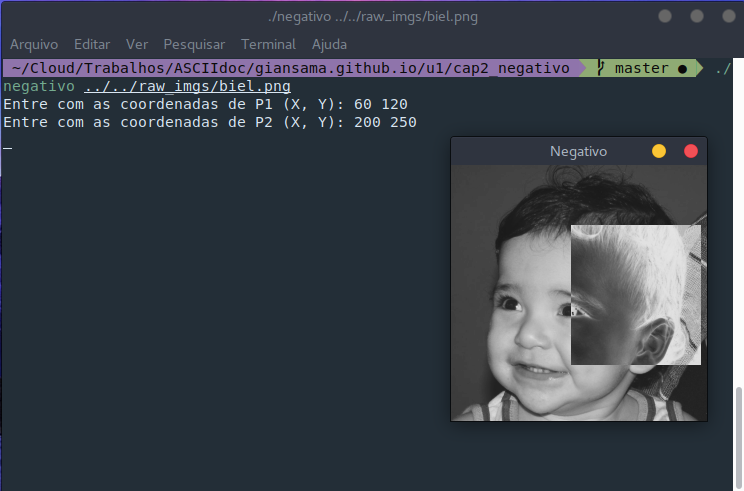
//> input picture u1/cap2_negativo/img_saida.png, 744 x 491 px, given in place of the camera
$ ./equalize   (built with g++ and OpenCV 4)
//> lines starting //> are read from the running program, lines starting //| are printed output that depends on the picture
#include <iostream>
#include <cv.h>
#include <highgui.h>
#include <opencv2/opencv.hpp>
#include "opencv2/imgproc/imgproc.hpp"

using namespace cv;
using namespace std;

int main(int argc, char** argv){
  Mat image;
  int width, height;
  VideoCapture cap;

  vector<Mat> planes;
  Mat histR, histG, histB;
  int nbins = 64;
  float range[] = {0, 256};
  const float *histrange = { range };
  bool uniform = true;
  bool acummulate = false;

  cap.open(0);  //seleciona a camera


  if(!cap.isOpened()){
    cout << "cameras indisponiveis";
    return -1;
  }

  width  = cap.get(CV_CAP_PROP_FRAME_WIDTH);
  height = cap.get(CV_CAP_PROP_FRAME_HEIGHT);

  cout << "largura = " << width << endl;
  cout << "altura  = " << height << endl;

  int histw = nbins, histh = nbins/2;
  Mat histImgR(histh, histw, CV_8UC3, Scalar(0,0,0));
  Mat histImgG(histh, histw, CV_8UC3, Scalar(0,0,0));
  Mat histImgB(histh, histw, CV_8UC3, Scalar(0,0,0));

  while(1){

    cap >> image;
//> image is the input picture: 491 rows x 744 cols, CV_8UC3; mean B, G, R 73, 64.4, 57.5
    //Redimensionar a captura
    resize(image, image, Size(640, 360));
//> image: 360 rows x 640 cols, CV_8UC3
    ///////////////////////////////////////////////////////////////////////////////////////////////////
    // EQUALIZAÇÃO
    ///////////////////////////////////////////////////////////////////////////////////////////////////

    //Separa a imagem capturada em três canais que são armazenados em "planes"
    split (image, planes);
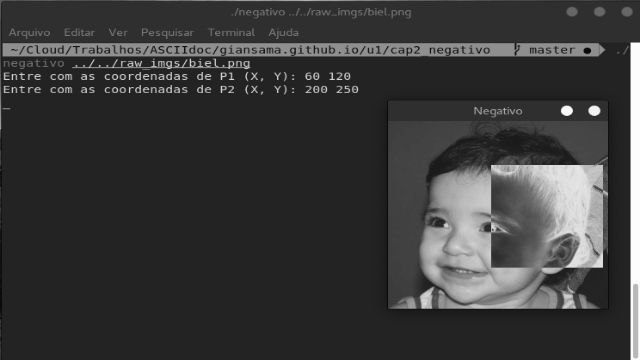
//> planes[2]: 360 rows x 640 cols, CV_8UC1; min 4, max 252, mean 57.5

    //Equalização das capturas
    equalizeHist(planes[0], planes[0]);
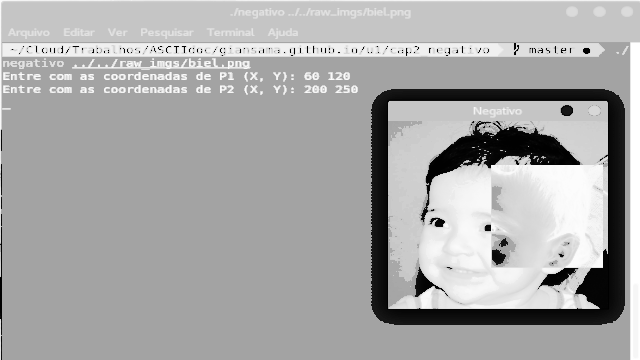
//> planes[0]: 360 rows x 640 cols, CV_8UC1; min 0, max 255, mean 168.1
    equalizeHist(planes[1], planes[1]);
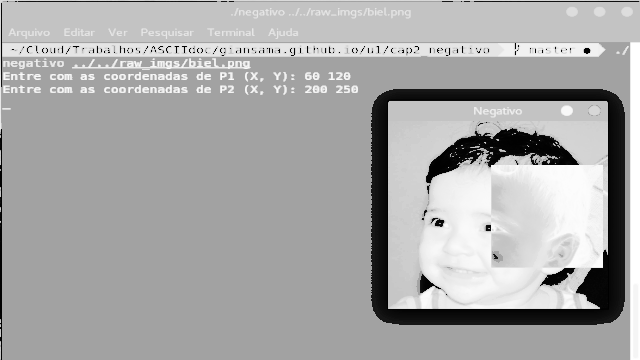
//> planes[1]: 360 rows x 640 cols, CV_8UC1; min 0, max 255, mean 168.1
    equalizeHist(planes[2], planes[2]);
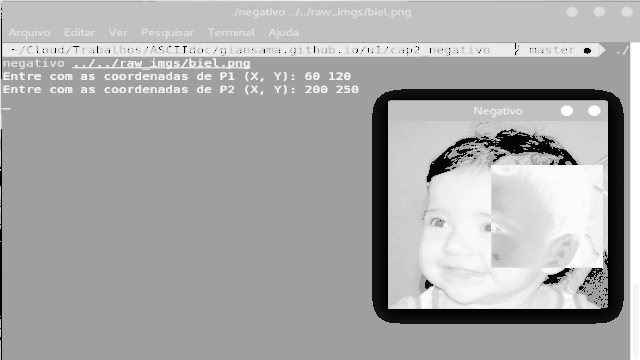
//> planes[2]: 360 rows x 640 cols, CV_8UC1; min 0, max 255, mean 168.8

    //Utilizamos  a função merge() para unir os planos ou canais equalizados em image.
    merge(planes, image);
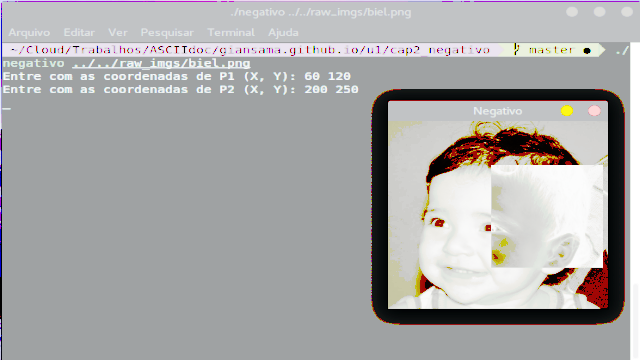
//> image: 360 rows x 640 cols, CV_8UC3; mean B, G, R 168.1, 168.1, 168.8

    ///////////////////////////////////////////////////////////////////////////////////////////////////


    calcHist(&planes[0], 1, 0, Mat(), histR, 1,
             &nbins, &histrange,
             uniform, acummulate);
//> histR = 64 values, max 127367 at index 40, min 0 at index 6, mean 3600
    calcHist(&planes[1], 1, 0, Mat(), histG, 1,
             &nbins, &histrange,
             uniform, acummulate);
//> histG = 64 values, max 128072 at index 40, min 0 at index 6, mean 3600
    calcHist(&planes[2], 1, 0, Mat(), histB, 1,
             &nbins, &histrange,
             uniform, acummulate);
//> histB = 64 values, max 128449 at index 39, min 0 at index 5, mean 3600

    normalize(histR, histR, 0, histImgR.rows, NORM_MINMAX, -1, Mat());
//> histR = 64 values, max 32 at index 40, min 0 at index 6, mean 0.904
    normalize(histG, histG, 0, histImgG.rows, NORM_MINMAX, -1, Mat());
//> histG = 64 values, max 32 at index 40, min 0 at index 6, mean 0.899
    normalize(histB, histB, 0, histImgB.rows, NORM_MINMAX, -1, Mat());
//> histB = 64 values, max 32 at index 39, min 0 at index 5, mean 0.897

    histImgR.setTo(Scalar(0));
    histImgG.setTo(Scalar(0));
    histImgB.setTo(Scalar(0));

    for(int i=0; i<nbins; i++){
      line(histImgR,
           Point(i, histh),
           Point(i, histh-cvRound(histR.at<float>(i))),
           Scalar(0, 0, 255), 1, 8, 0);
      line(histImgG,
           Point(i, histh),
           Point(i, histh-cvRound(histG.at<float>(i))),
           Scalar(0, 255, 0), 1, 8, 0);
      line(histImgB,
           Point(i, histh),
           Point(i, histh-cvRound(histB.at<float>(i))),
           Scalar(255, 0, 0), 1, 8, 0);
    }
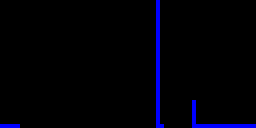
//> histImgB: 32 rows x 64 cols, CV_8UC3 (shown 4 times larger); mean B, G, R 7.5, 0, 0
    histImgR.copyTo(image(Rect(0, 0       ,nbins, histh)));
    histImgG.copyTo(image(Rect(0, histh   ,nbins, histh)));
    histImgB.copyTo(image(Rect(0, 2*histh ,nbins, histh)));
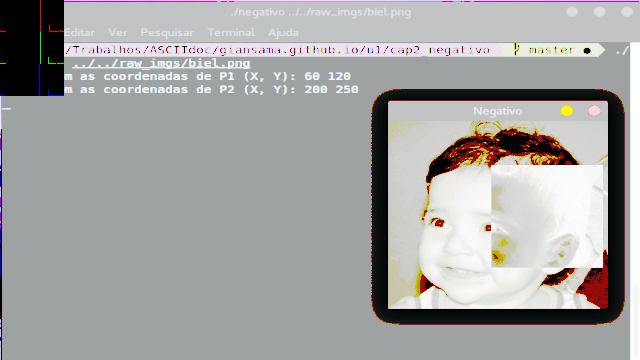
//> image: 360 rows x 640 cols, CV_8UC3; mean B, G, R 162.9, 163.1, 163.8
    imshow("image", image);
    if(waitKey(30) >= 0) break;
//> the Esc key is pressed
  }
  return 0;
}
